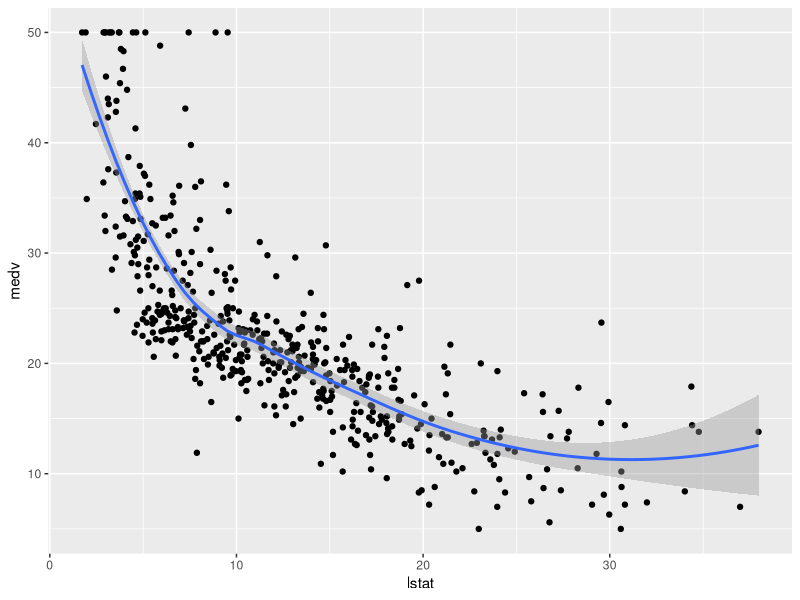
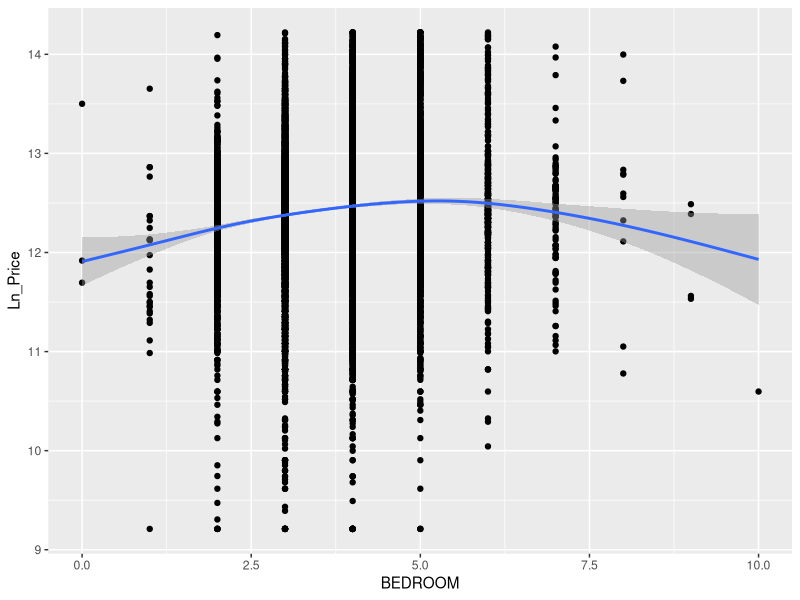

Recreate these plots in R, in order.
## ---- chunk 1
#install.packages("AmesHousing")
#install.packages("MASS")
library(skimr)
library(dplyr)
library(ggplot2)
library(magrittr)
library(broom)
library(tidyverse)
## ---- chunk 2
library(MASS)
data("Boston")

head(Boston)
## ---- chunk 3
skim(Boston)
## ---- chunk 4
# Can visualize few relationships
ggplot(data = Boston, aes(x=lstat, y=medv)) +
  geom_point () + 
  geom_smooth(method="loess")

 #lstat= lower status of the population (percent). medv = median value of owner-occupied homes in $1000s.
## ---- chunk 5
# Chicago Housing Data
library(readr)

chicago <- read_csv("chicago housingdata.csv")

head(chicago)
## ---- chunk 6
ggplot(chicago,aes(x=BEDROOM, y=Ln_Price)) +
  geom_point () + 
  geom_smooth(method="gam")
## ---- chunk 7
library(haven)
heart <- 
  read_sav("Heart Data.sav")

View(heart)
## ---- chunk 8
# Boston Data
library(broom)

lm(log(medv) ~ ., data=Boston) %>% 
  tidy() %>% 
  mutate(across(where(is.numeric), ~ round(., 4)))

## ---- chunk 9
# Chicago Housing Data
lm(Ln_Price ~ ., data=chicago) %>% 
  tidy() %>% 
   mutate(across(where(is.numeric), ~ round(., 4)))
## ---- chunk 10
(exp(0.1) - 1) * 100
(exp(0.5) - 1) * 100
## ---- chunk 11
# Running binary logistic model for heart
m3 <- 
  glm(CHD ~ ., family = binomial(link="logit"), data=heart) #CHD (coronary heart disease: 1= yes, 0= no)
tidy(m3) %>% 
   mutate(across(where(is.numeric), ~ round(., 4)))
## ---- chunk 12
# You can calculate OR and their confidence intervals for interpretation
OR_table <- 
  cbind(OR = coef(m3), confint(m3)) %>%
  exp() %>%
  round(3)
